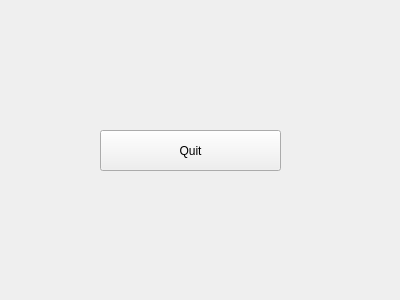
<?xml version="1.0" encoding="UTF-8"?>
<ui version="4.0">
 <class>MyWidget</class>
 <widget class="QWidget" name="MyWidget">
  <property name="geometry">
   <rect>
    <x>0</x>
    <y>0</y>
    <width>400</width>
    <height>300</height>
   </rect>
  </property>
  <property name="windowTitle">
   <string>MyWidget</string>
  </property>
  <widget class="QPushButton" name="pushButton">
   <property name="geometry">
    <rect>
     <x>100</x>
     <y>130</y>
     <width>181</width>
     <height>41</height>
    </rect>
   </property>
   <property name="text">
    <string>Quit</string>
   </property>
  </widget>
 </widget>
 <layoutdefault spacing="6" margin="11"/>
 <resources/>
 <connections/>
</ui>
